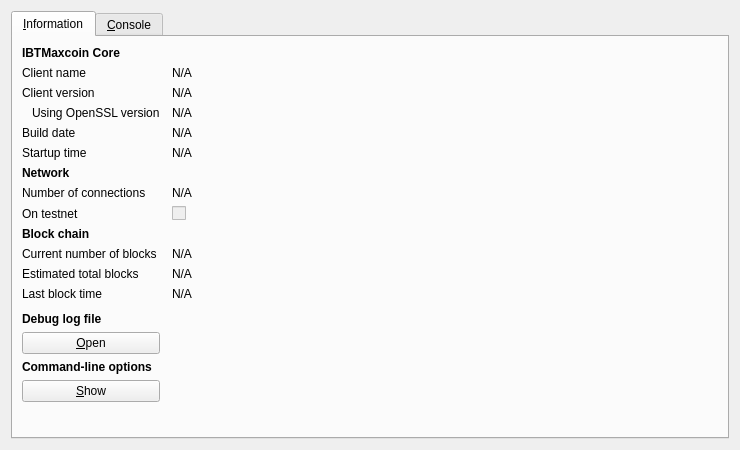
<?xml version="1.0" encoding="UTF-8"?>
<ui version="4.0">
 <class>RPCConsole</class>
 <widget class="QDialog" name="RPCConsole">
  <property name="geometry">
   <rect>
    <x>0</x>
    <y>0</y>
    <width>740</width>
    <height>450</height>
   </rect>
  </property>
  <property name="windowTitle">
   <string>IBTMaxcoin - Debug window</string>
  </property>
  <layout class="QVBoxLayout" name="verticalLayout_2">
   <item>
    <widget class="QTabWidget" name="tabWidget">
     <property name="currentIndex">
      <number>0</number>
     </property>
     <widget class="QWidget" name="tab_info">
      <attribute name="title">
       <string>&amp;Information</string>
      </attribute>
      <layout class="QGridLayout" name="gridLayout" columnstretch="0,1">
       <property name="horizontalSpacing">
        <number>12</number>
       </property>
       <item row="0" column="0">
        <widget class="QLabel" name="label_9">
         <property name="font">
          <font>
           <weight>75</weight>
           <bold>true</bold>
          </font>
         </property>
         <property name="text">
          <string>IBTMaxcoin Core</string>
         </property>
        </widget>
       </item>
       <item row="1" column="0">
        <widget class="QLabel" name="label_5">
         <property name="text">
          <string>Client name</string>
         </property>
        </widget>
       </item>
       <item row="1" column="1">
        <widget class="QLabel" name="clientName">
         <property name="cursor">
          <cursorShape>IBeamCursor</cursorShape>
         </property>
         <property name="text">
          <string>N/A</string>
         </property>
         <property name="textFormat">
          <enum>Qt::PlainText</enum>
         </property>
         <property name="textInteractionFlags">
          <set>Qt::LinksAccessibleByMouse|Qt::TextSelectableByKeyboard|Qt::TextSelectableByMouse</set>
         </property>
        </widget>
       </item>
       <item row="2" column="0">
        <widget class="QLabel" name="label_6">
         <property name="text">
          <string>Client version</string>
         </property>
        </widget>
       </item>
       <item row="2" column="1">
        <widget class="QLabel" name="clientVersion">
         <property name="cursor">
          <cursorShape>IBeamCursor</cursorShape>
         </property>
         <property name="text">
          <string>N/A</string>
         </property>
         <property name="textFormat">
          <enum>Qt::PlainText</enum>
         </property>
         <property name="textInteractionFlags">
          <set>Qt::LinksAccessibleByMouse|Qt::TextSelectableByKeyboard|Qt::TextSelectableByMouse</set>
         </property>
        </widget>
       </item>
       <item row="3" column="0">
        <widget class="QLabel" name="label_14">
         <property name="text">
          <string>Using OpenSSL version</string>
         </property>
         <property name="indent">
          <number>10</number>
         </property>
        </widget>
       </item>
       <item row="3" column="1">
        <widget class="QLabel" name="openSSLVersion">
         <property name="cursor">
          <cursorShape>IBeamCursor</cursorShape>
         </property>
         <property name="text">
          <string>N/A</string>
         </property>
         <property name="textFormat">
          <enum>Qt::PlainText</enum>
         </property>
         <property name="textInteractionFlags">
          <set>Qt::LinksAccessibleByMouse|Qt::TextSelectableByKeyboard|Qt::TextSelectableByMouse</set>
         </property>
        </widget>
       </item>
       <item row="4" column="0">
        <widget class="QLabel" name="label_12">
         <property name="text">
          <string>Build date</string>
         </property>
        </widget>
       </item>
       <item row="4" column="1">
        <widget class="QLabel" name="buildDate">
         <property name="cursor">
          <cursorShape>IBeamCursor</cursorShape>
         </property>
         <property name="text">
          <string>N/A</string>
         </property>
         <property name="textFormat">
          <enum>Qt::PlainText</enum>
         </property>
         <property name="textInteractionFlags">
          <set>Qt::LinksAccessibleByMouse|Qt::TextSelectableByKeyboard|Qt::TextSelectableByMouse</set>
         </property>
        </widget>
       </item>
       <item row="5" column="0">
        <widget class="QLabel" name="label_13">
         <property name="text">
          <string>Startup time</string>
         </property>
        </widget>
       </item>
       <item row="5" column="1">
        <widget class="QLabel" name="startupTime">
         <property name="cursor">
          <cursorShape>IBeamCursor</cursorShape>
         </property>
         <property name="text">
          <string>N/A</string>
         </property>
         <property name="textFormat">
          <enum>Qt::PlainText</enum>
         </property>
         <property name="textInteractionFlags">
          <set>Qt::LinksAccessibleByMouse|Qt::TextSelectableByKeyboard|Qt::TextSelectableByMouse</set>
         </property>
        </widget>
       </item>
       <item row="6" column="0">
        <widget class="QLabel" name="label_11">
         <property name="font">
          <font>
           <weight>75</weight>
           <bold>true</bold>
          </font>
         </property>
         <property name="text">
          <string>Network</string>
         </property>
        </widget>
       </item>
       <item row="7" column="0">
        <widget class="QLabel" name="label_7">
         <property name="text">
          <string>Number of connections</string>
         </property>
        </widget>
       </item>
       <item row="7" column="1">
        <widget class="QLabel" name="numberOfConnections">
         <property name="cursor">
          <cursorShape>IBeamCursor</cursorShape>
         </property>
         <property name="text">
          <string>N/A</string>
         </property>
         <property name="textFormat">
          <enum>Qt::PlainText</enum>
         </property>
         <property name="textInteractionFlags">
          <set>Qt::LinksAccessibleByMouse|Qt::TextSelectableByKeyboard|Qt::TextSelectableByMouse</set>
         </property>
        </widget>
       </item>
       <item row="8" column="0">
        <widget class="QLabel" name="label_8">
         <property name="text">
          <string>On testnet</string>
         </property>
        </widget>
       </item>
       <item row="8" column="1">
        <widget class="QCheckBox" name="isTestNet">
         <property name="enabled">
          <bool>false</bool>
         </property>
         <property name="text">
          <string/>
         </property>
        </widget>
       </item>
       <item row="9" column="0">
        <widget class="QLabel" name="label_10">
         <property name="font">
          <font>
           <weight>75</weight>
           <bold>true</bold>
          </font>
         </property>
         <property name="text">
          <string>Block chain</string>
         </property>
        </widget>
       </item>
       <item row="10" column="0">
        <widget class="QLabel" name="label_3">
         <property name="text">
          <string>Current number of blocks</string>
         </property>
        </widget>
       </item>
       <item row="10" column="1">
        <widget class="QLabel" name="numberOfBlocks">
         <property name="cursor">
          <cursorShape>IBeamCursor</cursorShape>
         </property>
         <property name="text">
          <string>N/A</string>
         </property>
         <property name="textFormat">
          <enum>Qt::PlainText</enum>
         </property>
         <property name="textInteractionFlags">
          <set>Qt::LinksAccessibleByMouse|Qt::TextSelectableByKeyboard|Qt::TextSelectableByMouse</set>
         </property>
        </widget>
       </item>
       <item row="11" column="0">
        <widget class="QLabel" name="label_4">
         <property name="text">
          <string>Estimated total blocks</string>
         </property>
        </widget>
       </item>
       <item row="11" column="1">
        <widget class="QLabel" name="totalBlocks">
         <property name="cursor">
          <cursorShape>IBeamCursor</cursorShape>
         </property>
         <property name="text">
          <string>N/A</string>
         </property>
         <property name="textFormat">
          <enum>Qt::PlainText</enum>
         </property>
         <property name="textInteractionFlags">
          <set>Qt::LinksAccessibleByMouse|Qt::TextSelectableByKeyboard|Qt::TextSelectableByMouse</set>
         </property>
        </widget>
       </item>
       <item row="12" column="0">
        <widget class="QLabel" name="label_2">
         <property name="text">
          <string>Last block time</string>
         </property>
        </widget>
       </item>
       <item row="12" column="1">
        <widget class="QLabel" name="lastBlockTime">
         <property name="cursor">
          <cursorShape>IBeamCursor</cursorShape>
         </property>
         <property name="text">
          <string>N/A</string>
         </property>
         <property name="textFormat">
          <enum>Qt::PlainText</enum>
         </property>
         <property name="textInteractionFlags">
          <set>Qt::LinksAccessibleByMouse|Qt::TextSelectableByKeyboard|Qt::TextSelectableByMouse</set>
         </property>
        </widget>
       </item>
       <item row="13" column="0">
        <spacer name="verticalSpacer_2">
         <property name="orientation">
          <enum>Qt::Vertical</enum>
         </property>
         <property name="sizeHint" stdset="0">
          <size>
           <width>20</width>
           <height>20</height>
          </size>
         </property>
        </spacer>
       </item>
       <item row="14" column="0">
        <widget class="QLabel" name="labelDebugLogfile">
         <property name="font">
          <font>
           <weight>75</weight>
           <bold>true</bold>
          </font>
         </property>
         <property name="text">
          <string>Debug log file</string>
         </property>
        </widget>
       </item>
       <item row="15" column="0">
        <widget class="QPushButton" name="openDebugLogfileButton">
         <property name="toolTip">
          <string>Open the IBTMaxcoin debug log file from the current data directory. This can take a few seconds for large log files.</string>
         </property>
         <property name="text">
          <string>&amp;Open</string>
         </property>
         <property name="autoDefault">
          <bool>false</bool>
         </property>
        </widget>
       </item>
       <item row="16" column="0">
        <widget class="QLabel" name="labelCLOptions">
         <property name="font">
          <font>
           <weight>75</weight>
           <bold>true</bold>
          </font>
         </property>
         <property name="text">
          <string>Command-line options</string>
         </property>
        </widget>
       </item>
       <item row="17" column="0">
        <widget class="QPushButton" name="showCLOptionsButton">
         <property name="toolTip">
          <string>Show the IBTMaxcoin-Qt help message to get a list with possible IBTMaxcoin command-line options.</string>
         </property>
         <property name="text">
          <string>&amp;Show</string>
         </property>
         <property name="autoDefault">
          <bool>false</bool>
         </property>
        </widget>
       </item>
       <item row="18" column="0">
        <spacer name="verticalSpacer">
         <property name="orientation">
          <enum>Qt::Vertical</enum>
         </property>
         <property name="sizeHint" stdset="0">
          <size>
           <width>20</width>
           <height>40</height>
          </size>
         </property>
        </spacer>
       </item>
      </layout>
     </widget>
     <widget class="QWidget" name="tab_console">
      <attribute name="title">
       <string>&amp;Console</string>
      </attribute>
      <layout class="QVBoxLayout" name="verticalLayout_3">
       <property name="spacing">
        <number>3</number>
       </property>
       <item>
        <widget class="QTextEdit" name="messagesWidget">
         <property name="minimumSize">
          <size>
           <width>0</width>
           <height>100</height>
          </size>
         </property>
         <property name="readOnly">
          <bool>true</bool>
         </property>
         <property name="tabKeyNavigation" stdset="0">
          <bool>false</bool>
         </property>
         <property name="columnCount" stdset="0">
          <number>2</number>
         </property>
        </widget>
       </item>
       <item>
        <layout class="QHBoxLayout" name="horizontalLayout">
         <property name="spacing">
          <number>3</number>
         </property>
         <item>
          <widget class="QLabel" name="label">
           <property name="text">
            <string notr="true">&gt;</string>
           </property>
          </widget>
         </item>
         <item>
          <widget class="QLineEdit" name="lineEdit"/>
         </item>
         <item>
          <widget class="QPushButton" name="clearButton">
           <property name="maximumSize">
            <size>
             <width>24</width>
             <height>24</height>
            </size>
           </property>
           <property name="toolTip">
            <string>Clear console</string>
           </property>
           <property name="text">
            <string/>
           </property>
           <property name="icon">
            <iconset resource="../bitcoin.qrc">
             <normaloff>:/icons/remove</normaloff>:/icons/remove</iconset>
           </property>
           <property name="shortcut">
            <string notr="true">Ctrl+L</string>
           </property>
           <property name="autoDefault">
            <bool>false</bool>
           </property>
          </widget>
         </item>
        </layout>
       </item>
      </layout>
     </widget>
    </widget>
   </item>
  </layout>
 </widget>
 <resources>
  <include location="../bitcoin.qrc"/>
 </resources>
 <connections/>
</ui>
